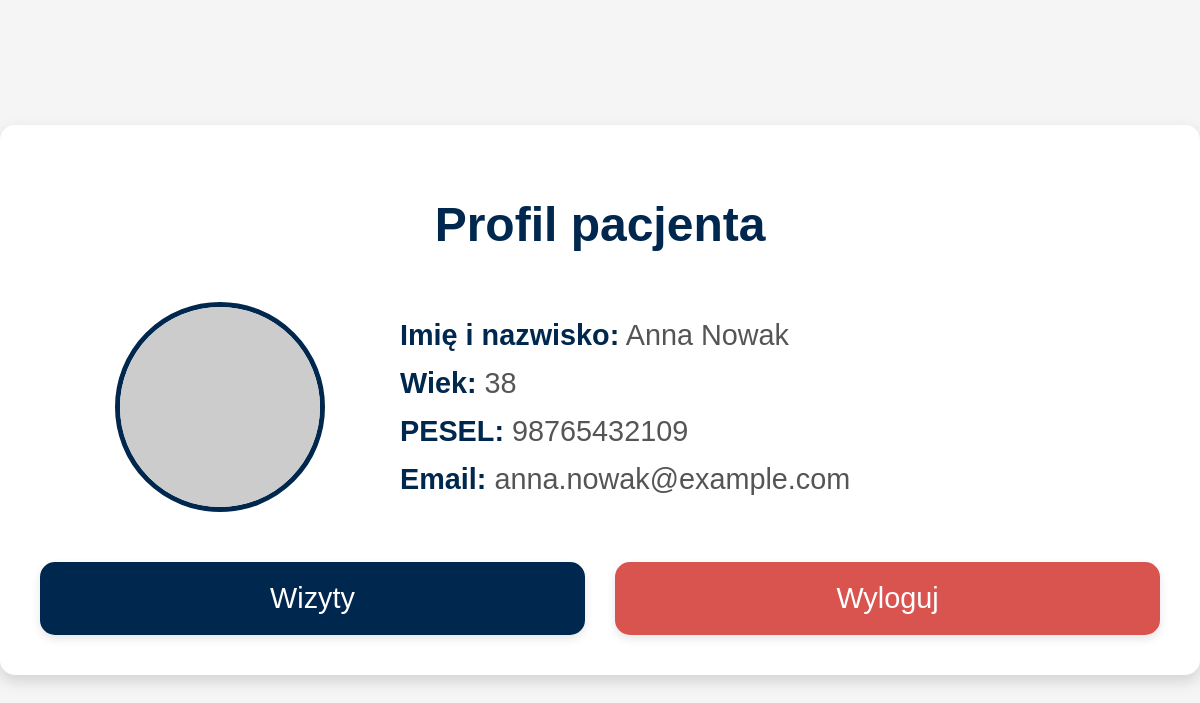
/cal/profil.php?pesel=98765432109, run on the app's committed database.
### tables this page shows
CREATE TABLE `pacjent` (
  `id_pacjenta` int(11) NOT NULL,
  `pesel` varchar(11) NOT NULL,
  `imie` varchar(50) NOT NULL,
  `nazwisko` varchar(50) NOT NULL,
  `wiek` int(11) DEFAULT NULL CHECK (`wiek` > 0 and `wiek` < 150),
  `plec` enum('M','K') NOT NULL,
  `mail` varchar(100) NOT NULL,
  `haslo` varchar(255) NOT NULL
);

### cal/profil.php (the view, shortened to what this page needs)
<?php
include 'config.php';
$pesel = $_GET['pesel'];
try {
    $stmt = $conn->prepare("SELECT imie, nazwisko, wiek, pesel, mail FROM pacjent WHERE pesel = :pesel");
    $stmt->bindParam(':pesel', $pesel);
    $stmt->execute();
    $user = $stmt->fetch(PDO::FETCH_ASSOC);
} catch (PDOException $e) {
    die("Błąd bazy danych: " . $e->getMessage());
}
?>
<!DOCTYPE html>
<html lang="pl">
<head>
    <link rel="stylesheet" href="styles.css">
</head>
<body>
    <div class="container">
        <h1>Profil pacjenta</h1>
        <div class="profile-section">
            <div class="profile-picture">
                <img src="https://via.placeholder.com/200" alt="">
            </div>
            <div class="profile-details">
                <p><span>Imię i nazwisko:</span> <?php echo htmlspecialchars($user['imie'] . ' ' . $user['nazwisko']); ?></p>
                <p><span>Wiek:</span> <?php echo htmlspecialchars($user['wiek']); ?></p>
                <p><span>PESEL:</span> <?php echo htmlspecialchars($user['pesel']); ?></p>
                <p><span>Email:</span> <?php echo htmlspecialchars($user['mail']); ?></p>
            </div>
        </div>
        <div class="buttons-container">
            <a href="cal.html" class="button">Wizyty</a>
            <a href="logout.php" class="button logout">Wyloguj</a>
        </div>
    </div>
</body>
</html>

### cal/styles.css (style rules this page uses)
body { font-family: Arial, sans-serif; background-color: #f4f4f9; margin: 0; padding: 0; display: flex; justify-content: center; align-items: center; height: 100vh; }
.container { display: flex; justify-content: center; align-items: center; flex-direction: column; width: 100%; max-width: 500px; background: #fff; padding: 20px; border-radius: 10px; box-shadow: 0 2px 10px rgba(0, 0, 0, 0.1); }
p { margin-top: 15px; font-size: 14px; color: #555; }

### cal/profil.php (style rules this page uses)
body { font-family: Arial, sans-serif; background-color: #f5f5f5; margin: 0; padding: 0; }
.container { max-width: 1200px; margin: 40px auto; background: white; padding: 40px; border-radius: 15px; box-shadow: 0 6px 15px rgba(0, 0, 0, 0.15); display: flex; flex-direction: column; align-items: center; }
h1 { color: #00274d; text-align: center; font-size: 3rem; margin-bottom: 50px; }
.profile-section { display: flex; align-items: center; justify-content: space-between; width: 100%; margin-bottom: 50px; }
.profile-details { flex: 1; padding-right: 40px; }
.profile-details p { margin: 15px 0; font-size: 1.8rem; }
.profile-details p span { font-weight: bold; color: #00274d; }
.profile-picture { flex: 0.5; display: flex; align-items: center; justify-content: center; }
.profile-picture img { width: 200px; height: 200px; border-radius: 50%; border: 5px solid #00274d; }
.buttons-container { display: grid; grid-template-columns: repeat(2, 1fr); gap: 30px; width: 100%; }
.button { text-align: center; padding: 20px; border-radius: 15px; text-decoration: none; font-size: 1.8rem; color: white; background-color: #00274d; transition: background-color 0.3s, transform 0.2s; box-shadow: 0 4px 10px rgba(0, 0, 0, 0.1); }
.button.logout { background-color: #d9534f; }

### data on the page
pacjent: imie+nazwisko "Anna Nowak", wiek "38", pesel "98765432109", mail "anna.nowak@example.com"
